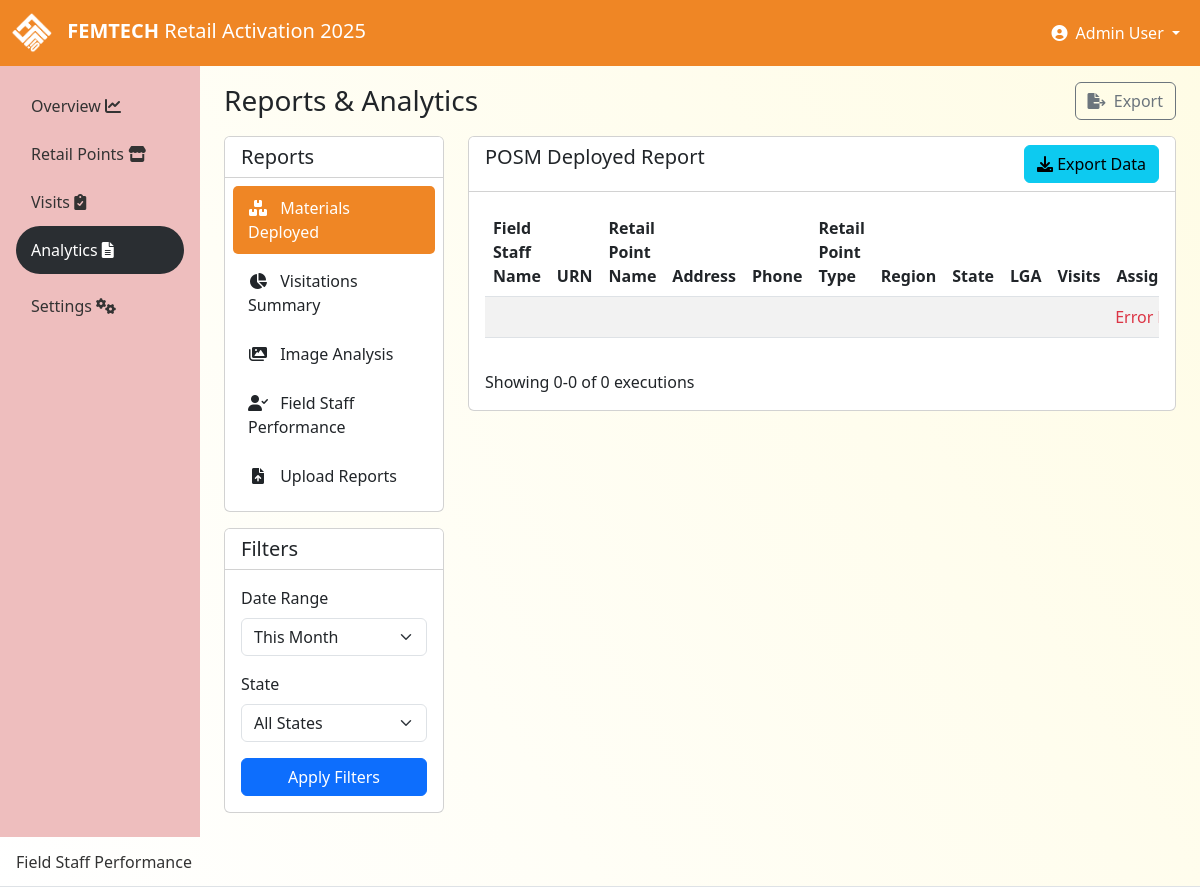
The app's page /reports (signed in) with its own data.
### tables this page shows
CREATE TABLE profile (
        id INTEGER PRIMARY KEY,
        company_name TEXT NOT NULL DEFAULT 'DANGOTE',
        app_title TEXT NOT NULL DEFAULT 'POSM Retail Activation 2025',
        primary_color TEXT NOT NULL DEFAULT '#fdcc03',
        secondary_color TEXT NOT NULL DEFAULT '#f8f9fa',
        accent_color TEXT NOT NULL DEFAULT '#343a40',
        logo_path TEXT DEFAULT 'img/dangote-logo.png',
        favicon_path TEXT DEFAULT 'img/favicon.png',
        company_address TEXT,
        company_phone TEXT,
        company_email TEXT,
        company_website TEXT,
        footer_text TEXT,
        created_at TEXT DEFAULT CURRENT_TIMESTAMP,
        updated_at TEXT DEFAULT CURRENT_TIMESTAMP
    );

### pykes/routes.py (the view)
    @app.route('/reports')
    def reports():
        if 'user_id' not in session:
            return redirect(url_for('login'))
        return render_template(
            'reports.html',
            role=session.get('role'),
            user_id=session.get('user_id')
        )

### app.py (called while the page is built)
def register_request_hooks(app):
    @app.before_request
    def before_request():
        app.logger.debug(f"Request: {request.method} {request.url} from {request.remote_addr}")
        import uuid
        request.id = str(uuid.uuid4())[:8]
    @app.after_request
    def after_request(response):
        app.logger.debug(f"Response: {response.status_code} for {request.method} {request.url}")
        response.headers['X-Request-ID'] = getattr(request, 'id', 'unknown')
        return response
    @app.teardown_appcontext
    def teardown_db(exception):
        if exception:
            app.logger.error(f"Request teardown with exception: {str(exception)}")

### pykes/config.py (called while the page is built)
    @staticmethod
    def init_app(app):
        upload_path = Path(app.config['UPLOAD_FOLDER'])
        upload_path.mkdir(parents=True, exist_ok=True)
        @app.after_request
        def security_headers(response):
            response.headers['X-Content-Type-Options'] = 'nosniff'
            response.headers['X-Frame-Options'] = 'DENY'
            response.headers['X-XSS-Protection'] = '1; mode=block'
            if app.config['SESSION_COOKIE_SECURE']:
                response.headers['Strict-Transport-Security'] = 'max-age=31536000; includeSubDomains'
            return response

### pykes/logging_config.py (called while the page is built)
    def format(self, record):
        if hasattr(record, 'request_id'):
            record.msg = f"[{record.request_id}] {record.msg}"
        log_color = self.COLORS.get(record.levelno, '')
        record.levelname = f"{log_color}{record.levelname}{self.RESET}"
        return super().format(record)

### pykes/models.py (called while the page is built)
@contextmanager
def get_db_connection():
    conn = None
    try:
        conn = sqlite3.connect(DB_PATH, timeout=30.0)
        conn.row_factory = sqlite3.Row
        conn.execute('PRAGMA foreign_keys = ON')
        conn.execute('PRAGMA journal_mode = WAL')
        conn.execute('PRAGMA synchronous = NORMAL')
        conn.execute('PRAGMA cache_size = 1000')
        conn.execute('PRAGMA temp_store = MEMORY')
        yield conn
    except sqlite3.Error as e:
        if conn:
            conn.rollback()
        logger.error(f"Database error: {str(e)}")
        raise DatabaseError(f"Database operation failed: {str(e)}")
    except Exception as e:
        if conn:
            conn.rollback()
        logger.error(f"Unexpected error in database operation: {str(e)}")
        raise
    finally:
        if conn:
            conn.close()

### templates/reports.html (shortened to what this page needs)
{% extends 'base.html' %} {% block title %}Reports - Dangote POSM{% endblock %}
 {% block content %}
<div class="container-fluid">
	<div class="d-flex justify-content-between align-items-center mb-3">
		<h1 class="h3 mb-0">Reports & Analytics</h1>
		<div>
			{% if role == 'admin' or role == 'general_subadmin' %}
			<button class="btn btn-outline-secondary" id="exportReportBtn">
				<i class="fas fa-file-export me-1"></i> Export
			</button>
			{% endif %}
		</div>
	</div>
	<div class="row">
		<div class="col-md-3 mb-4">
			<div class="card">
				<div class="card-header bg-white">
					<h5 class="card-title mb-0">Reports</h5>
				</div>
				<div class="card-body p-2">
					<div class="list-group list-group-flush">
						{% if role == 'field_agent' %}
						<div
							class="report-nav-item active"
							data-report="agentPerformanceReportSection"
						>
							<i class="fas fa-user-check"></i> Field Staff Performance
						</div>
						{% elif role == 'admin' or role.endswith('subadmin') %}
						<div
							class="report-nav-item active"
							data-report="productAvailabilityReportSection"
						>
							<i class="fas fa-boxes"></i> Materials Deployed
						</div>
						<div
							class="report-nav-item"
							data-report="executionSummaryReportSection"
						>
							<i class="fas fa-chart-pie"></i> Visitations Summary
						</div>
						<div
							class="report-nav-item"
							data-report="imageAnalysisReportSection"
						>
							<i class="fas fa-images"></i> Image Analysis
						</div>
						<div
							class="report-nav-item"
							data-report="agentPerformanceReportSection"
						>
							<i class="fas fa-user-check"></i> Field Staff Performance
						</div>
						<div class="report-nav-item">
							<a href="{{ url_for('reports.report_upload') }}" class="text-decoration-none text-dark d-block">
								<i class="fas fa-file-upload"></i> Upload Reports
							</a>
						</div>
						{% endif %}
					</div>
				</div>
			</div>
			<div class="card mt-3 d-none d-md-block">
				<div class="card-header bg-white">
					<h5 class="card-title mb-0">Filters</h5>
				</div>
				<div class="card-body">
					<div class="mb-3">
						<label class="form-label">Date Range</label>
						<select class="form-select" id="dateRangeFilter">
							<option value="month" selected>This Month</option>
						</select>
					</div>
					<div class="mb-3">
						<label class="form-label">State</label>
						<select class="form-select" id="stateFilter">
							<option value="all" selected>All States</option>
						</select>
					</div>
					<div class="d-grid">
						<button class="btn btn-primary" id="applyFiltersBtn">
							Apply Filters
						</button>
					</div>
				</div>
			</div>
		</div>
		<div class="col-md-9">
            <div class="report-section {% if role != 'field_agent' %}active-report{% endif %}" id="productAvailabilityReportSection">
                <div class="card mb-4">
                    <div class="card-header bg-white d-flex" style="justify-content: space-between;">
                        <h5 class="card-title mb-0">POSM Deployed Report</h5>
                        <button id="exportPosmBtn" class="btn btn-info">
                            <i class="fas fa-download"></i> Export Data
                          </button>
                    </div>
                    <div class="card-body">
                        <div class="table-responsive">
                            <table class="table table-striped" id="posmDeployedTable">
                                <thead>
                                    <tr>
                                        <th>Field Staff Name</th>
                                        <th>URN</th>
                                        <th>Retail Point Name</th>
                                        <th>Address</th>
                                        <th>Phone</th>
                                        <th>Retail Point Type</th>
                                        <th>Region</th>
                                        <th>State</th>
                                        <th>LGA</th>
                                        <th>Visits</th>
                                        <th>Assigned</th>
                                    </tr>
                                </thead>
                                <tbody id="posmDeployedTableBody">
                                </tbody>
                            </table>
                        </div>
                        <div class="d-flex justify-content-between align-items-center mt-3">
                            <div>
                                <span id="posmPaginationInfo">Showing 0-0 of 0 executions</span>
                            </div>
                        </div>
                    </div>
                </div>
            </div>
		</div>
	</div>
</div>
{% endblock %} {% block scripts %}
<ul class="nav nav-tabs" id="reportTabs" role="tablist">
	<li class="nav-item" role="presentation">
		<button
			class="nav-link"
			id="agent-performance-tab"
			data-bs-toggle="tab"
			data-bs-target="#agent-performance"
			type="button"
			role="tab"
			aria-controls="agent-performance"
			aria-selected="false"
		>
			Field Staff Performance
		</button>
	</li>
</ul>
{% endblock %}

### templates/base.html (shortened to what this page needs)
<!DOCTYPE html>
<html lang="en">
<head>
    <link href="https://cdn.jsdelivr.net/npm/bootstrap@5.3.0-alpha1/dist/css/bootstrap.min.css" rel="stylesheet">
    <link rel="stylesheet" href="https://cdnjs.cloudflare.com/ajax/libs/font-awesome/6.0.0/css/all.min.css">
</head>
<body>
    <nav class="navbar navbar-expand-lg navbar-dark bg-primary-dangote">
        <div class="container-fluid">
            <a class="navbar-brand" href="/">
                {% if profile.logo_path %}
                    <img src="{{ url_for('static', filename=profile.logo_path) }}" alt="{{ profile.company_name }} Logo" class="login-logo">
                {% else %}
                    <img src="{{ url_for('static', filename='img/dangote-logo.png') }}" alt="{{ profile.company_name }} Logo" class="login-logo">
                {% endif %}
                <span class="logo-text">{{ profile.company_name }}</span> <span class="d-none d-md-inline">{{ profile.app_title.split('POSM')[-1].strip() if 'POSM' in profile.app_title else 'Retail Activation 2025' }}</span>
            </a>
            <div class="collapse navbar-collapse" id="navbarNav">
                <ul class="navbar-nav ms-auto">
                    {% if session.user_id %}
                    <li class="nav-item dropdown">
                        <a class="nav-link dropdown-toggle text-white" href="#" id="navbarDropdown" role="button" data-bs-toggle="dropdown">
                            <i class="fas fa-user-circle me-1"></i> {{ session.full_name }}
                        </a>
                    </li>
                    {% endif %}
                </ul>
            </div>
        </div>
    </nav>
    <div class="container-fluid">
        <div class="row">
            {% if session.user_id %}
            <div class="col-md-2 sidebar p-0 d-none d-md-block">
                <div class="d-flex flex-column p-3">
                    <ul class="nav nav-pills flex-column mb-auto">
                        <li class="nav-item">
                            <a href="{{ url_for('index') }}" class="nav-link {% if request.path == url_for('index') %}active{% endif %}">
                                Overview  <i class="fas fa-chart-line me-2"></i>
                            </a>
                        </li>
                        <li class="nav-item">
                            <a href="{{ url_for('outlets') }}" class="nav-link {% if request.path == url_for('outlets') %}active{% endif %}">
                                Retail Points  <i class="fas fa-store me-2"></i>
                            </a>
                        </li>
                        <li class="nav-item">
                            <a href="{{ url_for('executions') }}" class="nav-link {% if request.path == url_for('executions') %}active{% endif %}">
                                Visits  <i class="fas fa-clipboard-check me-2"></i>
                            </a>
                        </li>
                        <li class="nav-item">
                            <a href="{{ url_for('reports') }}" class="nav-link {% if request.path == url_for('reports') %}active{% endif %}">
                                Analytics  <i class="fas fa-file-alt me-2"></i>
                            </a>
                        </li>
                        {% if session.role == 'admin' %}
                        <li class="nav-item mt-2">
                            <a href="{{ url_for('admin.admin_dashboard') }}" class="nav-link {% if '/admin' in request.path %}active{% endif %}">
                                Settings  <i class="fas fa-cogs me-2"></i>
                            </a>
                        </li>
                        {% endif %}
                    </ul>
                </div>
            </div>
            <div class="col-md-10 pt-3 main-content">
            {% else %}
            <div class="col-12 pt-3 main-content">
            {% endif %}
                {% block content %}{% endblock %}
            </div>
        </div>
    </div>
    {% block scripts %}{% endblock %}
</body>
</html>

### records on screen
profile: logo_path (picture), company_name "FEMTECH", app_title "Retail Activation 2025"

### other values on screen
{{ session.full_name }} "Admin User"
